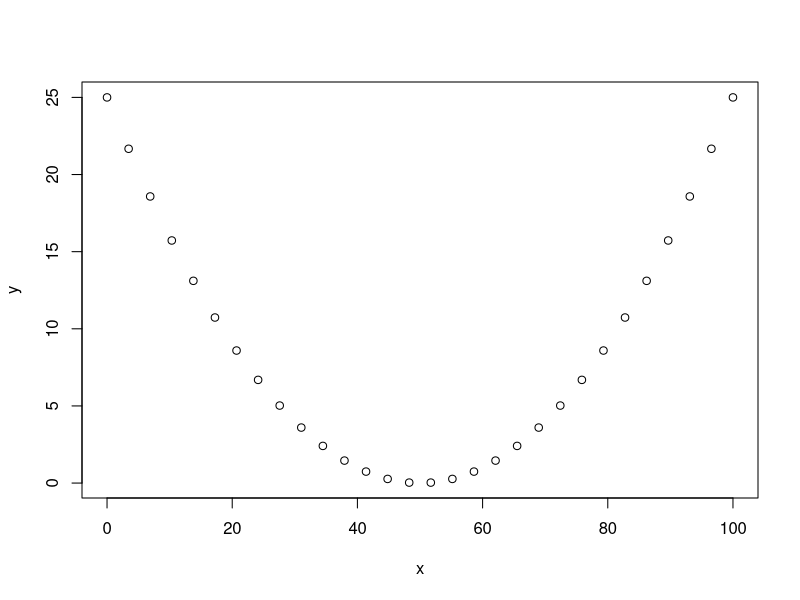
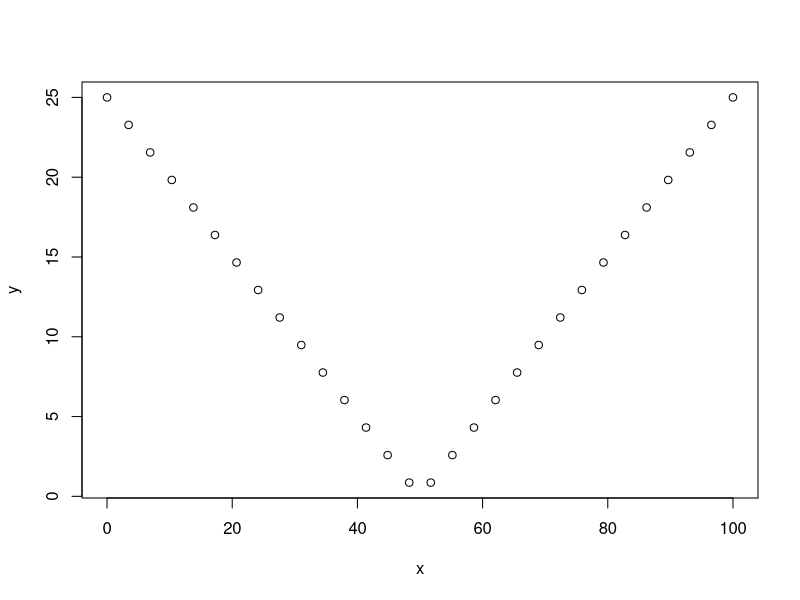
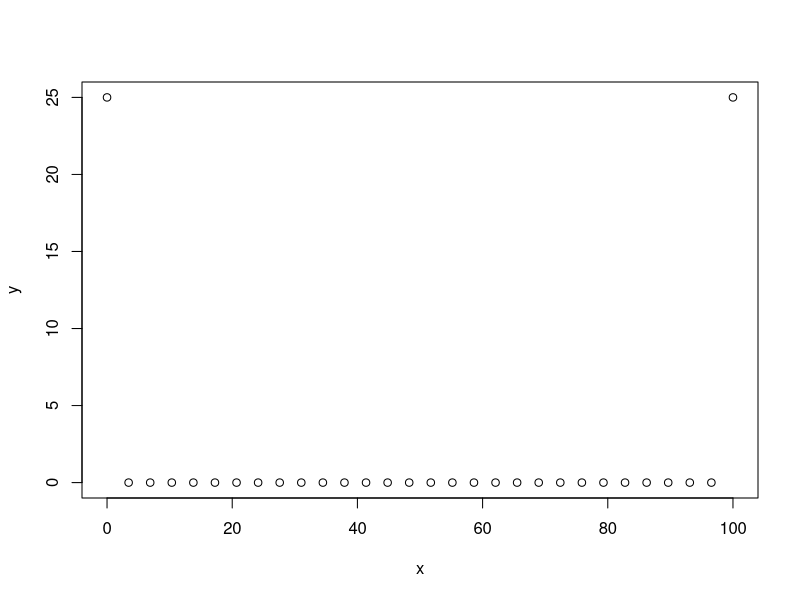

These charts were generated, in order, by the following R code: (Note: this script raises an error after producing the figures.)
# Builds test cases to check shape fitting algorithm

WSEref <- 25

# Parabolic cross section
x <- seq(0,100,length.out = 30)
y <- 0.01*(x-50)^2+0
plot(x,y)
parabola <- data.frame(x=x, b=y, d=WSEref-y)

# Triangular cross section
x <- seq(0,100,length.out = 30)
y1 <- 25 - 0.5*x[1:15]
y2 <- 0.5*(x[16:30]-50)
y <- c(y1, y2)
plot(x,y)
triangle <- data.frame(x=x, b=y, d=WSEref-y)

# Rectangular cross section
x <- seq(0,100,length.out = 30)
y <- rep(0,30)
y[1] <- 25
y[30] <- 25
plot(x,y)
rectangle <- data.frame(x=x, b=y, d=WSEref-y)

cross_sections <- list()
cross_sections$x <- list(rectangle$x, triangle$x, parabola$x)
cross_sections$b <- list(rectangle$b, triangle$b, parabola$b)
cross_sections$d <- list(WSEref - rectangle$b, WSEref - triangle$b, WSEref - parabola$b)

WSEw <- calc_WSEw(cross_sections, interval = 0.05, dx = 1)
save(cross_sections, WSEw, file = "test_cross_sections.rda")
